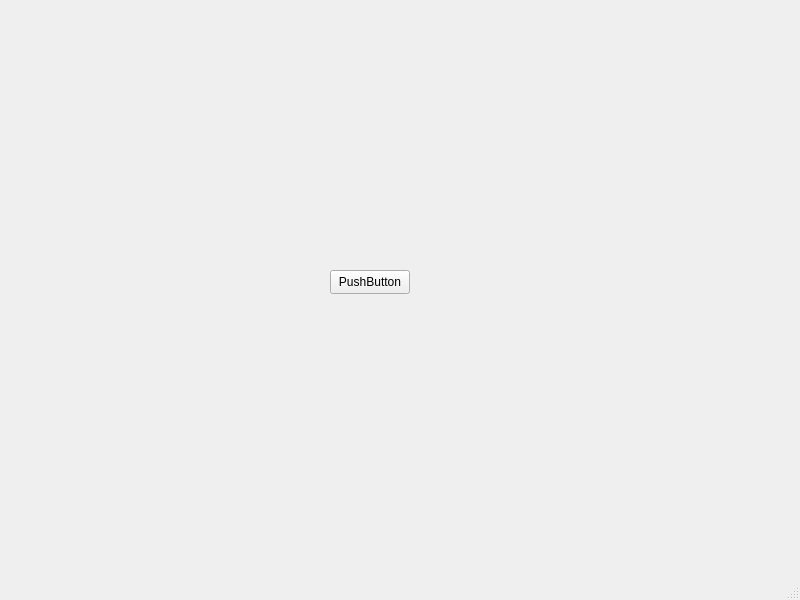
<?xml version="1.0" encoding="UTF-8"?>
<ui version="4.0">
 <class>MainWindow</class>
 <widget class="QMainWindow" name="MainWindow">
  <property name="geometry">
   <rect>
    <x>0</x>
    <y>0</y>
    <width>800</width>
    <height>600</height>
   </rect>
  </property>
  <property name="windowTitle">
   <string>MainWindow</string>
  </property>
  <widget class="QWidget" name="centralwidget">
   <widget class="QPushButton" name="pushButton">
    <property name="geometry">
     <rect>
      <x>330</x>
      <y>270</y>
      <width>80</width>
      <height>24</height>
     </rect>
    </property>
    <property name="text">
     <string>PushButton</string>
    </property>
   </widget>
  </widget>
  <widget class="QMenuBar" name="menubar">
   <property name="geometry">
    <rect>
     <x>0</x>
     <y>0</y>
     <width>800</width>
     <height>21</height>
    </rect>
   </property>
  </widget>
  <widget class="QStatusBar" name="statusbar"/>
 </widget>
 <resources/>
 <connections/>
</ui>
